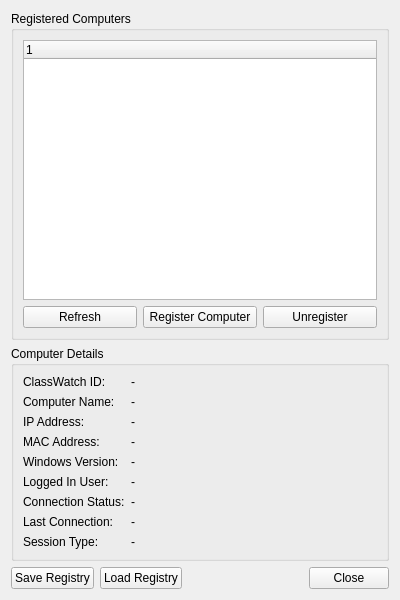
<?xml version="1.0" encoding="UTF-8"?>
<ui version="4.0">
 <class>ClassWatchComputerPanel</class>
 <widget class="QWidget" name="ClassWatchComputerPanel">
  <property name="geometry">
   <rect>
    <x>0</x>
    <y>0</y>
    <width>400</width>
    <height>600</height>
   </rect>
  </property>
  <property name="windowTitle">
   <string>ClassWatch Computers</string>
  </property>
  <layout class="QVBoxLayout" name="mainLayout">
   <item>
    <widget class="QGroupBox" name="computerListGroup">
     <property name="title">
      <string>Registered Computers</string>
     </property>
     <layout class="QVBoxLayout" name="computerListLayout">
      <item>
       <widget class="QTreeWidget" name="computerTreeWidget">
        <property name="headerLabels">
         <stringlist>
          <string>ClassWatch ID</string>
          <string>Computer Name</string>
          <string>Status</string>
          <string>IP Address</string>
          <string>Logged In User</string>
         </stringlist>
        </property>
        <property name="rootIsDecorated">
         <bool>false</bool>
        </property>
        <property name="uniformRowHeights">
         <bool>true</bool>
        </property>
        <property name="alternatingRowColors">
         <bool>true</bool>
        </property>
       </widget>
      </item>
      <item>
       <layout class="QHBoxLayout" name="computerListButtonsLayout">
        <item>
         <widget class="QPushButton" name="refreshButton">
          <property name="text">
           <string>Refresh</string>
          </property>
         </widget>
        </item>
        <item>
         <widget class="QPushButton" name="registerButton">
          <property name="text">
           <string>Register Computer</string>
          </property>
         </widget>
        </item>
        <item>
         <widget class="QPushButton" name="unregisterButton">
          <property name="text">
           <string>Unregister</string>
          </property>
         </widget>
        </item>
       </layout>
      </item>
     </layout>
    </widget>
   </item>
   <item>
    <widget class="QGroupBox" name="computerDetailsGroup">
     <property name="title">
      <string>Computer Details</string>
     </property>
     <layout class="QFormLayout" name="computerDetailsLayout">
      <item row="0" column="0">
       <widget class="QLabel" name="classWatchIdLabel">
        <property name="text">
         <string>ClassWatch ID:</string>
        </property>
       </widget>
      </item>
      <item row="0" column="1">
       <widget class="QLabel" name="classWatchIdValue">
        <property name="text">
         <string>-</string>
        </property>
       </widget>
      </item>
      <item row="1" column="0">
       <widget class="QLabel" name="computerNameLabel">
        <property name="text">
         <string>Computer Name:</string>
        </property>
       </widget>
      </item>
      <item row="1" column="1">
       <widget class="QLabel" name="computerNameValue">
        <property name="text">
         <string>-</string>
        </property>
       </widget>
      </item>
      <item row="2" column="0">
       <widget class="QLabel" name="ipAddressLabel">
        <property name="text">
         <string>IP Address:</string>
        </property>
       </widget>
      </item>
      <item row="2" column="1">
       <widget class="QLabel" name="ipAddressValue">
        <property name="text">
         <string>-</string>
        </property>
       </widget>
      </item>
      <item row="3" column="0">
       <widget class="QLabel" name="macAddressLabel">
        <property name="text">
         <string>MAC Address:</string>
        </property>
       </widget>
      </item>
      <item row="3" column="1">
       <widget class="QLabel" name="macAddressValue">
        <property name="text">
         <string>-</string>
        </property>
       </widget>
      </item>
      <item row="4" column="0">
       <widget class="QLabel" name="windowsVersionLabel">
        <property name="text">
         <string>Windows Version:</string>
        </property>
       </widget>
      </item>
      <item row="4" column="1">
       <widget class="QLabel" name="windowsVersionValue">
        <property name="text">
         <string>-</string>
        </property>
       </widget>
      </item>
      <item row="5" column="0">
       <widget class="QLabel" name="loggedInUserLabel">
        <property name="text">
         <string>Logged In User:</string>
        </property>
       </widget>
      </item>
      <item row="5" column="1">
       <widget class="QLabel" name="loggedInUserValue">
        <property name="text">
         <string>-</string>
        </property>
       </widget>
      </item>
      <item row="6" column="0">
       <widget class="QLabel" name="connectionStatusLabel">
        <property name="text">
         <string>Connection Status:</string>
        </property>
       </widget>
      </item>
      <item row="6" column="1">
       <widget class="QLabel" name="connectionStatusValue">
        <property name="text">
         <string>-</string>
        </property>
       </widget>
      </item>
      <item row="7" column="0">
       <widget class="QLabel" name="lastConnectionLabel">
        <property name="text">
         <string>Last Connection:</string>
        </property>
       </widget>
      </item>
      <item row="7" column="1">
       <widget class="QLabel" name="lastConnectionValue">
        <property name="text">
         <string>-</string>
        </property>
       </widget>
      </item>
      <item row="8" column="0">
       <widget class="QLabel" name="sessionTypeLabel">
        <property name="text">
         <string>Session Type:</string>
        </property>
       </widget>
      </item>
      <item row="8" column="1">
       <widget class="QLabel" name="sessionTypeValue">
        <property name="text">
         <string>-</string>
        </property>
       </widget>
      </item>
     </layout>
    </widget>
   </item>
   <item>
    <layout class="QHBoxLayout" name="bottomButtonsLayout">
     <item>
      <widget class="QPushButton" name="saveRegistryButton">
       <property name="text">
        <string>Save Registry</string>
       </property>
      </widget>
     </item>
     <item>
      <widget class="QPushButton" name="loadRegistryButton">
       <property name="text">
        <string>Load Registry</string>
       </property>
      </widget>
     </item>
     <item>
      <spacer name="horizontalSpacer">
       <property name="orientation">
        <enum>Qt::Horizontal</enum>
       </property>
       <property name="sizeHint" stdset="0">
        <size>
         <width>40</width>
         <height>20</height>
        </size>
       </property>
      </spacer>
     </item>
     <item>
      <widget class="QPushButton" name="closeButton">
       <property name="text">
        <string>Close</string>
       </property>
      </widget>
     </item>
    </layout>
   </item>
  </layout>
 </widget>
 <resources/>
 <connections/>
</ui>
